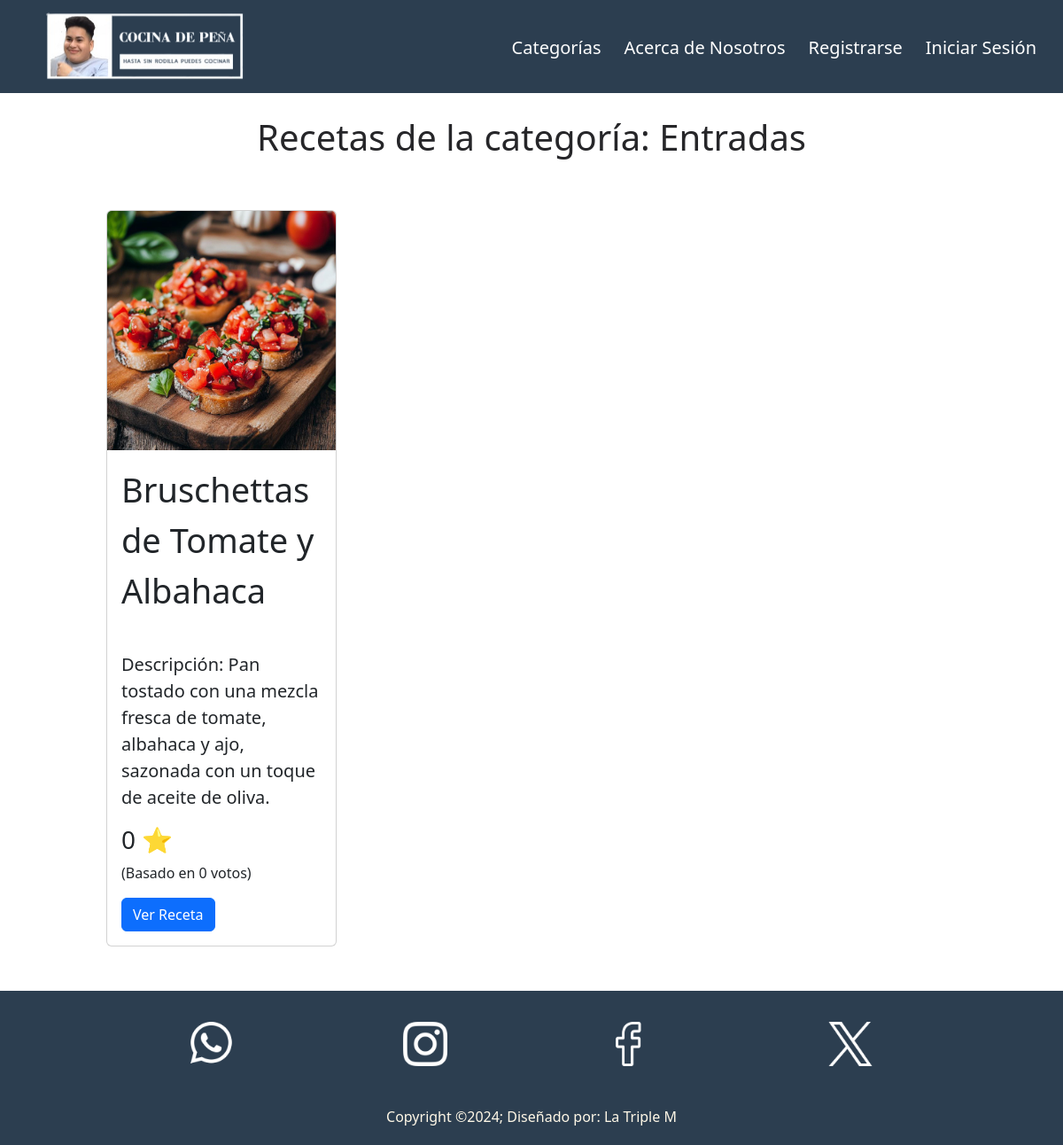
/sub_categoria.php?categoria=Entradas, run on the app's committed database.
### tables this page shows
CREATE TABLE `recetas` (
  `id` int(11) NOT NULL,
  `img` varchar(255) NOT NULL,
  `nombre` varchar(100) NOT NULL,
  `micro` varchar(250) NOT NULL,
  `categorias` varchar(255) DEFAULT NULL,
  `preparacion` text NOT NULL,
  `ingredientes` text NOT NULL,
  `calificacion_promedio` float DEFAULT 0,
  `numero_votos` int(11) DEFAULT 0
);

### sub_categoria.php (the view, shortened to what this page needs)
<?php
$servername = "localhost";
$username = "root";
$password = "";
$dbname = "cocina";
$conn = new mysqli($servername, $username, $password, $dbname);
$categoria = $_GET['categoria'] ?? '';
$sql = "SELECT id, img, nombre, micro, calificacion_promedio, numero_votos FROM recetas WHERE categorias = ?";
$stmt = $conn->prepare($sql);
$stmt->bind_param("s", $categoria);
$stmt->execute();
$result = $stmt->get_result();
?>
<!DOCTYPE html>
<html lang="en">
<head>
    <link href="https://cdn.jsdelivr.net/npm/bootstrap@5.3.0-alpha1/dist/css/bootstrap.min.css" rel="stylesheet">
    <link rel="stylesheet" href="css/styles.css">
</head>
<body>
    <header>
        <nav class="navbar navbar-expand-lg navbar-dark bg-dark">
            <div class="container-fluid">
                <a class="navbar-brand" href="index.php"><img src="img/logos/10.png" alt="Logo"></a>
                <div class="collapse navbar-collapse" id="navbarNav">
                    <ul class="navbar-nav ms-auto">
                        <li class="nav-item">
                            <a class="nav-link" href="pages/categorias.php">Categorías</a>
                        </li>
                        <li class="nav-item">
                          <a class="nav-link" href="pages/nosotros.php">Acerca de Nosotros</a>
                      </li>
                      <?php
                        if (!isset($_SESSION['usuario_id'])) {
                            echo '
                            <li class="nav-item">
                                <a class="nav-link" href="paginas php/registro.html">Registrarse</a>
                            </li>
                            <li class="nav-item">
                                <a class="nav-link" href="paginas php/login.html">Iniciar Sesión</a>
                            </li>';
                        } else {
                            echo '
                            <li class="nav-item">
                                <a class="nav-link" href="paginas php/php/logout.php">Cerrar Sesión</a>
                            </li>';
                        }
                        ?>
                    </ul>
                </div>
            </div>
        </nav>
    </header>
    <main>
        <h1 class="tit" style="margin-top: 40px;">Recetas de la categoría: <?= htmlspecialchars($categoria) ?></h1>
        <div class="contenedor_visualizar">
        <?php if ($result->num_rows > 0): ?>
            <?php while ($row = $result->fetch_assoc()): ?>
                <div class="card">
                    <?php if (!empty($row['img'])): ?>
                        <img src="<?= htmlspecialchars($row['img']) ?>" class="card-img-top" alt="Imagen de la receta">
                    <?php else: ?>
                        <p>No hay imagen disponible</p>
                    <?php endif; ?>
                    <div class="card-body">
                        <?php if (!empty($row['nombre'])): ?>
                            <p class="card-title"><?= htmlspecialchars($row['nombre']) ?></p>
                        <?php else: ?>
                            <p>No hay nombre disponible</p>
                        <?php endif; ?>
                    </div>
                    <div class="card-body">
                        <?php if (!empty($row['micro'])): ?>
                            <p class="card-text">Descripción: <?= htmlspecialchars($row['micro']) ?></p>
                        <?php else: ?>
                            <p>No hay descripción disponible</p>
                        <?php endif; ?>
                        <div class="calificacion_promedio">
                            <h3> <?= round($row['calificacion_promedio'], 1) ?> ⭐</h3>
                            <p>(Basado en <?= $row['numero_votos'] ?> votos)</p>
                        </div>
                        <a href="receta.php?id=<?= $row['id'] ?>" class="btn btn-primary">Ver Receta</a>
                    </div>
                </div>
            <?php endwhile; ?>
        <?php else: ?>
            <p>No se encontraron recetas en esta categoría.</p>
        <?php endif; ?>
        </div>
    </main>
    <footer>
        <div class="footerContainer">
            <div class="redes">
                <a href=""><img src="../img/iconos/whatsapp-f.png" alt=""></a>
                <a href=""><img src="../img/iconos/instagram-f.png" alt=""></a>
                <a href=""><img src="../img/iconos/facebook-f.png" alt=""></a>
                <a href=""><img src="../img/iconos/x-f.png" alt=""></a>
            </div>
            <p>Copyright &copy;2024; Diseñado por: La Triple M</p>
        </div>
    </footer>
</body>
</html>

### css/styles.css (style rules this page uses)
.nav-link, .dropdown-item { color: white !important; font-size: 20px; margin-top: 5px; padding-bottom: 10px; transition: transform 0.5s, filter 0.5s, border-bottom 0.5s; margin-right: 10px; }
.navbar { position: fixed; top: 0; left: 0; width: 100%; z-index: 1000; background-color: #2C3E50 !important; }
.container-fluid a img { width: 300px; margin-left: 2px; cursor: pointer; transition: transform 0.8s; border: none; }
.tit { text-align: center; color: rgb(38, 38, 41); margin-top: -80px; }
.contenedor_visualizar { display: flex; flex-wrap: wrap; justify-content: space-between; margin: auto; width: 80%; }
.card { margin-top: 50px; max-width: 260px; }
.card img { height:270px; }
.card-title { font-size: 38px; }
.card-text { font-size: 20px; }
.btn-primary { margin: auto; }
footer { margin-top: 50px; background-color: #2C3E50; color: #FFF8E7; padding: 10px 0; }
.footerContainer { width: 100%; max-width: 1200px; margin: 0 auto; padding: 10px; }
.redes { display: flex; justify-content: center; flex-wrap: wrap; margin-top: 10px; }
.redes a { margin: 5px; }
.redes a img { width: 50px; transition: 0.2s; margin: 0px 90px auto; }
footer p { margin: 40px 0px auto; text-align: center; }

### data on the page
recetas: img (picture), nombre "Bruschettas de Tomate y Albahaca", micro "Pan tostado con una mezcla fresca de tomate, albahaca y ajo, sazonada con un toque de aceite de oliva.", calificacion_promedio "0", numero_votos "0"

### other printed values
$categoria "Entradas"
